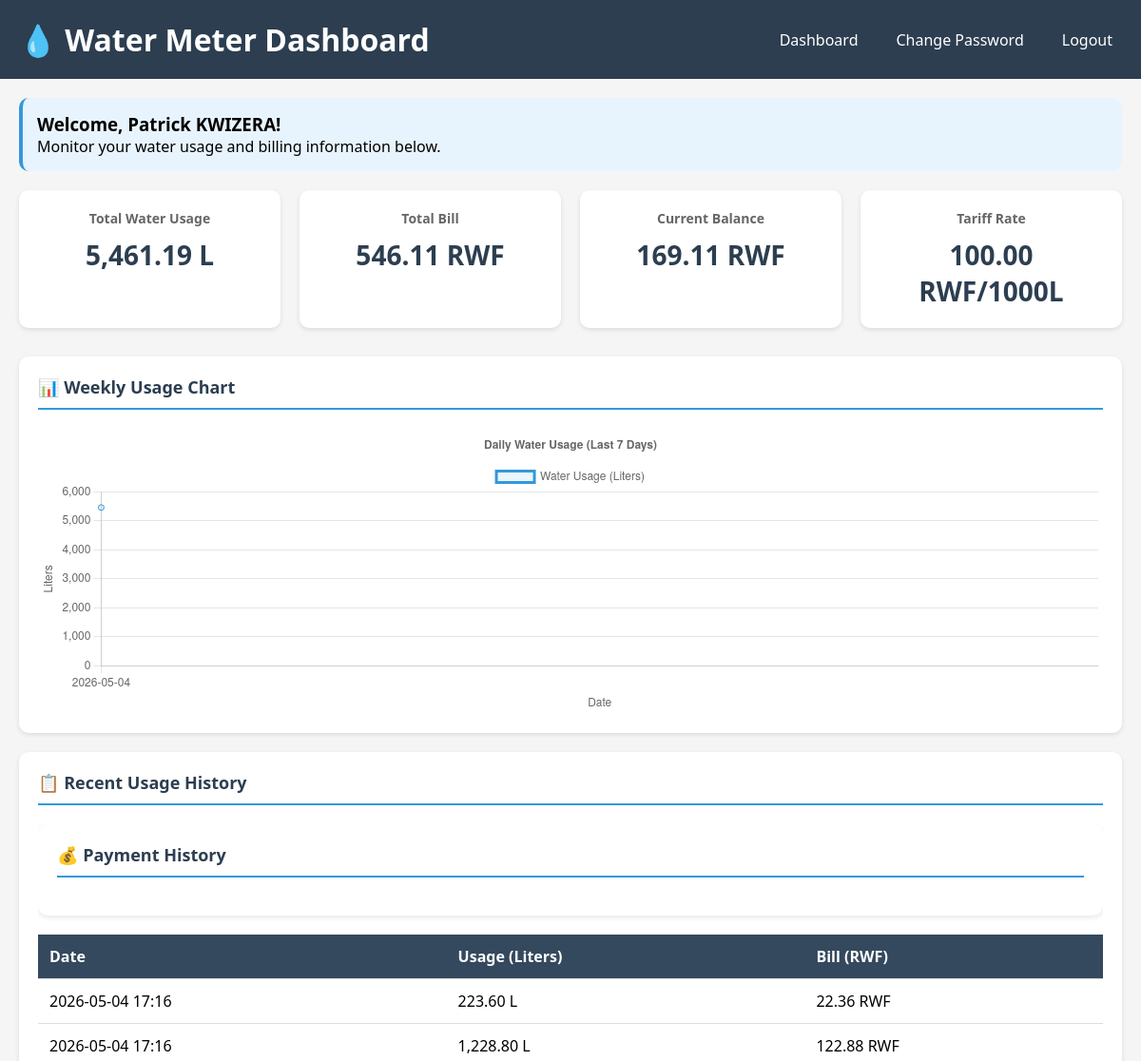
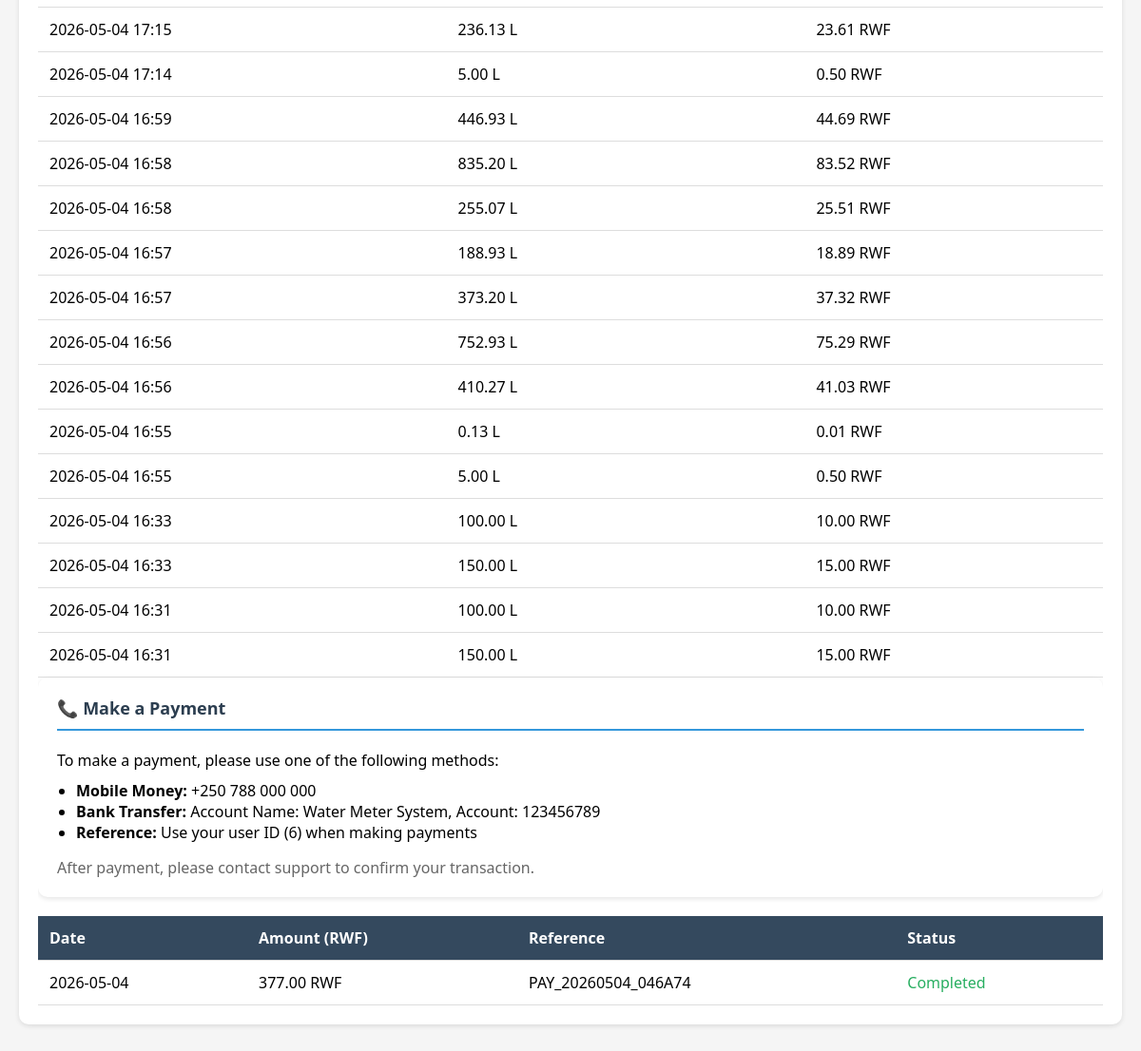
Page /client/dashboard.php (signed in) on the committed database (2 pictures, top to bottom).
### tables this page shows
CREATE TABLE `users` (
  `id` int(11) NOT NULL,
  `name` varchar(100) NOT NULL,
  `phone` varchar(20) NOT NULL,
  `email` varchar(100) NOT NULL,
  `password` varchar(255) NOT NULL,
  `role` enum('admin','client') DEFAULT 'client',
  `tariff` decimal(10,2) DEFAULT 100.00,
  `balance` decimal(10,2) DEFAULT 0.00,
  `reset_token` varchar(255) DEFAULT NULL,
  `reset_expires` datetime DEFAULT NULL,
  `created_at` timestamp NOT NULL DEFAULT current_timestamp(),
  `updated_at` timestamp NOT NULL DEFAULT current_timestamp() ON UPDATE current_timestamp()
);

CREATE TABLE `usage_data` (
  `id` int(11) NOT NULL,
  `user_id` int(11) NOT NULL,
  `liters` decimal(10,2) DEFAULT 0.00,
  `bill` decimal(10,2) DEFAULT 0.00,
  `date` timestamp NOT NULL DEFAULT current_timestamp()
);

CREATE TABLE `payments` (
  `id` int(11) NOT NULL,
  `user_id` int(11) NOT NULL,
  `amount` decimal(10,2) NOT NULL,
  `reference` varchar(50) NOT NULL,
  `status` enum('pending','completed','failed') DEFAULT 'pending',
  `payment_method` varchar(50) DEFAULT NULL,
  `transaction_id` varchar(100) DEFAULT NULL,
  `notes` text DEFAULT NULL,
  `date` timestamp NOT NULL DEFAULT current_timestamp()
);

### includes/functions.php (called while the page is built, shortened)
<?php
function formatCurrency($amount) {
    return number_format($amount, 2) . ' RWF';
}
function formatLiters($liters) {
    return number_format($liters, 2) . ' L';
}
function getUserTotalUsage($userId, $startDate = null, $endDate = null) {
    $conn = getDB();
    $sql = "SELECT SUM(liters) as total_liters, SUM(bill) as total_bill FROM usage_data WHERE user_id = ?";
    if ($startDate && $endDate) {
        $sql .= " AND date BETWEEN ? AND ?";
        $stmt = $conn->prepare($sql);
        $stmt->bind_param("iss", $userId, $startDate, $endDate);
    } else {
        $stmt = $conn->prepare($sql);
        $stmt->bind_param("i", $userId);
    }
    $stmt->execute();
    $result = $stmt->get_result();
    return $result->fetch_assoc();
}
?>

### includes/auth.php (called while the page is built, shortened)
<?php
function getCurrentUser() {
    $conn = getDB();
    $stmt = $conn->prepare("SELECT id, name, email, phone, role, tariff, balance FROM users WHERE id = ?");
    $stmt->bind_param("i", $_SESSION['user_id']);
    $stmt->execute();
    $result = $stmt->get_result();
    return $result->fetch_assoc();
}
?>

### client/dashboard.php (the view, shortened to what this page needs)
<?php
require_once '../includes/auth.php';
require_once '../includes/functions.php';
$conn = getDB();
$userId = $_SESSION['user_id'];
$user = getCurrentUser();
$totalUsage = getUserTotalUsage($userId);
$history = $conn->prepare("
    SELECT * FROM usage_data
    WHERE user_id = ?
    ORDER BY date DESC
    LIMIT 30
");
$history->bind_param("i", $userId);
$history->execute();
$usageHistory = $history->get_result();
$payments = $conn->prepare("
    SELECT * FROM payments
    WHERE user_id = ?
    ORDER BY date DESC
    LIMIT 10
");
$payments->bind_param("i", $userId);
$payments->execute();
$paymentHistory = $payments->get_result();
$dailyUsage = $conn->prepare("
    SELECT DATE(date) as day, SUM(liters) as total
    FROM usage_data
    WHERE user_id = ? AND date >= DATE_SUB(NOW(), INTERVAL 7 DAY)
    GROUP BY DATE(date)
    ORDER BY day ASC
");
$dailyUsage->bind_param("i", $userId);
$dailyUsage->execute();
$dailyData = $dailyUsage->get_result();
$chartData = [];
while ($row = $dailyData->fetch_assoc()) {
    $chartData[] = $row;
}
?>
<!DOCTYPE html>
<html lang="en">
<head>
</head>
<body>
    <div class="header">
        <h1>💧 Water Meter Dashboard</h1>
        <div class="nav-links">
            <a href="dashboard.php">Dashboard</a>
            <a href="change_password.php">Change Password</a>
            <a href="../logout.php">Logout</a>
        </div>
    </div>
    <div class="container">
        <div class="welcome">
            <h3>Welcome, <?php echo htmlspecialchars($_SESSION['user_name']); ?>!</h3>
            <p>Monitor your water usage and billing information below.</p>
        </div>
        <div class="stats-grid">
            <div class="stat-card">
                <h3>Total Water Usage</h3>
                <div class="value"><?php echo formatLiters($totalUsage['total_liters'] ?? 0); ?></div>
            </div>
            <div class="stat-card">
                <h3>Total Bill</h3>
                <div class="value"><?php echo formatCurrency($totalUsage['total_bill'] ?? 0); ?></div>
            </div>
            <div class="stat-card">
                <h3>Current Balance</h3>
                <div class="value <?php echo ($user['balance'] ?? 0) <= 0 ? 'balance-positive' : 'balance-negative'; ?>">
                    <?php echo formatCurrency($user['balance'] ?? 0); ?>
                </div>
            </div>
            <div class="stat-card">
                <h3>Tariff Rate</h3>
                <div class="value"><?php echo formatCurrency($user['tariff'] ?? 100); ?>/1000L</div>
            </div>
        </div>
        <div class="section">
            <h2>📊 Weekly Usage Chart</h2>
            <canvas id="usageChart"></canvas>
        </div>
        <div class="section">
            <h2>📋 Recent Usage History</h2>
            <div style="overflow-x: auto;">
                <table>
                    <thead>
                        <tr>
                            <th>Date</th>
                            <th>Usage (Liters)</th>
                            <th>Bill (RWF)</th>
                        </tr>
                    </thead>
                    <tbody>
                        <?php if ($usageHistory->num_rows > 0): ?>
                            <?php while($record = $usageHistory->fetch_assoc()): ?>
                            <tr>
                                <td><?php echo date('Y-m-d H:i', strtotime($record['date'])); ?></td>
                                <td><?php echo number_format($record['liters'], 2); ?> L</td>
                                <td><?php echo number_format($record['bill'], 2); ?> RWF</td>
                            </tr>
                            <?php endwhile; ?>
                        <?php else: ?>
                            <tr>
                                <td colspan="3" style="text-align: center;">No usage records found</td>
                            </tr>
                        <?php endif; ?>
                    </tbody>
                </div>
            </div>
        </div>
        <div class="section">
            <h2>💰 Payment History</h2>
            <div style="overflow-x: auto;">
                <table>
                    <thead>
                        <tr>
                            <th>Date</th>
                            <th>Amount (RWF)</th>
                            <th>Reference</th>
                            <th>Status</th>
                        </tr>
                    </thead>
                    <tbody>
                        <?php if ($paymentHistory->num_rows > 0): ?>
                            <?php while($payment = $paymentHistory->fetch_assoc()): ?>
                            <tr>
                                <td><?php echo date('Y-m-d', strtotime($payment['date'])); ?></td>
                                <td><?php echo number_format($payment['amount'], 2); ?> RWF</td>
                                <td><?php echo $payment['reference']; ?></td>
                                <td style="color: <?php echo $payment['status'] == 'completed' ? '#27ae60' : '#e74c3c'; ?>">
                                    <?php echo ucfirst($payment['status']); ?>
                                 </td>
                            </tr>
                            <?php endwhile; ?>
                        <?php else: ?>
                            <tr>
                                <td colspan="4" style="text-align: center;">No payment records found</td>
                            </tr>
                        <?php endif; ?>
                    </tbody>
                </div>
            </div>
        <div class="section">
            <h2>📞 Make a Payment</h2>
            <p>To make a payment, please use one of the following methods:</p>
            <ul style="margin-left: 20px; margin-top: 10px;">
                <li><strong>Mobile Money:</strong> +250 788 000 000</li>
                <li><strong>Bank Transfer:</strong> Account Name: Water Meter System, Account: 123456789</li>
                <li><strong>Reference:</strong> Use your user ID (<?php echo $userId; ?>) when making payments</li>
            </ul>
            <p style="margin-top: 15px; color: #666;">After payment, please contact support to confirm your transaction.</p>
        </div>
    <script>
        const ctx = document.getElementById('usageChart').getContext('2d');
        const chartData = <?php echo json_encode($chartData); ?>;
        if (chartData.length > 0) {
            new Chart(ctx, {
                type: 'line',
                data: {
                    labels: chartData.map(item => item.day),
                    datasets: [{
                        label: 'Water Usage (Liters)',
                        data: chartData.map(item => parseFloat(item.total) || 0),
                        borderColor: '#3498db',
                        backgroundColor: 'rgba(52, 152, 219, 0.1)',
                        tension: 0.4,
                        fill: true
                    }]
                },
                options: {
                    responsive: true,
                    maintainAspectRatio: true,
                    plugins: {
                        legend: {
                            position: 'top',
                        },
                        title: {
                            display: true,
                            text: 'Daily Water Usage (Last 7 Days)'
                        }
                    },
                    scales: {
                        y: {
                            beginAtZero: true,
                            title: {
                                display: true,
                                text: 'Liters'
                            }
                        },
                        x: {
                            title: {
                                display: true,
                                text: 'Date'
                            }
                        }
                    }
                }
            });
        } else {
            ctx.fillStyle = '#ccc';
            ctx.fillRect(0, 0, ctx.canvas.width, ctx.canvas.height);
            ctx.fillStyle = '#666';
            ctx.font = '16px Arial';
            ctx.fillText('No data available', ctx.canvas.width/2 - 80, ctx.canvas.height/2);
        }
    </script>
</body>
</html>

### client/dashboard.php (style rules this page uses)
* { margin: 0; padding: 0; box-sizing: border-box; }
body { font-family: 'Segoe UI', Tahoma, Geneva, Verdana, sans-serif; background: #f5f5f5; }
.header { background: #2c3e50; color: white; padding: 20px; display: flex; justify-content: space-between; align-items: center; flex-wrap: wrap; }
.container { padding: 20px; max-width: 1200px; margin: 0 auto; }
.stats-grid { display: grid; grid-template-columns: repeat(auto-fit, minmax(250px, 1fr)); gap: 20px; margin-bottom: 30px; }
.stat-card { background: white; padding: 20px; border-radius: 10px; box-shadow: 0 2px 5px rgba(0,0,0,0.1); text-align: center; }
.stat-card h3 { color: #666; margin-bottom: 10px; font-size: 14px; }
.stat-card .value { font-size: 28px; font-weight: bold; color: #2c3e50; }
.section { background: white; padding: 20px; border-radius: 10px; margin-bottom: 20px; box-shadow: 0 2px 5px rgba(0,0,0,0.1); }
.section h2 { margin-bottom: 20px; color: #2c3e50; font-size: 18px; border-bottom: 2px solid #3498db; padding-bottom: 10px; }
table { width: 100%; border-collapse: collapse; }
th, td { padding: 12px; text-align: left; border-bottom: 1px solid #ddd; }
th { background: #34495e; color: white; }
.nav-links { display: flex; gap: 20px; flex-wrap: wrap; }
.nav-links a { color: white; text-decoration: none; padding: 5px 10px; }
.balance-negative { color: #e74c3c; }
canvas { max-height: 300px; }
.welcome { margin-bottom: 20px; background: #e8f4fd; padding: 15px; border-radius: 10px; border-left: 4px solid #3498db; }

### rows in the picture
users: balance "169.11 RWF", tariff "100.00 RWF"
usage_data: date "2026-05-04 17:16", liters "223.60", bill "22.36"
usage_data: date "2026-05-04 17:16", liters "1,228.80", bill "122.88"
usage_data: date "2026-05-04 17:15", liters "236.13", bill "23.61"
usage_data: date "2026-05-04 17:14", liters "5.00", bill "0.50"
usage_data: date "2026-05-04 16:59", liters "446.93", bill "44.69"
usage_data: date "2026-05-04 16:58", liters "835.20", bill "83.52"
usage_data: date "2026-05-04 16:58", liters "255.07", bill "25.51"
usage_data: date "2026-05-04 16:57", liters "188.93", bill "18.89"
usage_data: date "2026-05-04 16:57", liters "373.20", bill "37.32"
usage_data: date "2026-05-04 16:56", liters "752.93", bill "75.29"
usage_data: date "2026-05-04 16:56", liters "410.27", bill "41.03"
usage_data: date "2026-05-04 16:55", liters "0.13", bill "0.01"
usage_data: date "2026-05-04 16:55", liters "5.00", bill "0.50"
usage_data: date "2026-05-04 16:33", liters "100.00", bill "10.00"
usage_data: date "2026-05-04 16:33", liters "150.00", bill "15.00"
usage_data: date "2026-05-04 16:31", liters "100.00", bill "10.00"
usage_data: date "2026-05-04 16:31", liters "150.00", bill "15.00"
payments: date "2026-05-04", amount "377.00", reference "PAY_20260504_046A74", status "Completed"

### other values in the picture
$_SESSION['user_name'] "Patrick KWIZERA"
formatLiters($totalUsage['total_liters'] ?? 0) "5,461.19 L"
formatCurrency($totalUsage['total_bill'] ?? 0) "546.11 RWF"
$userId "6"
chart data {{ json_encode($chartData) }} [{"day":"2026-05-04","total":"5461.19"}]
